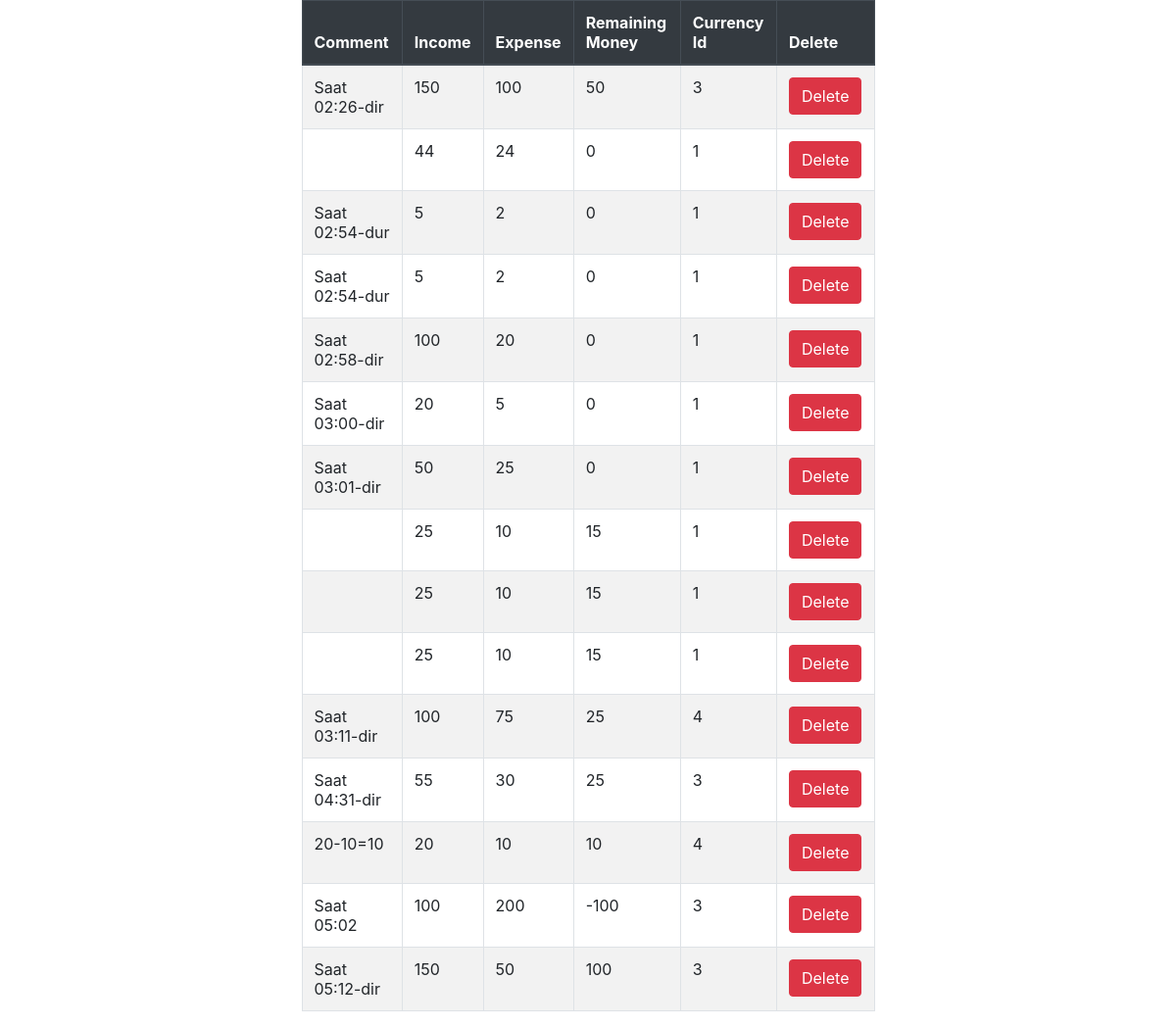
/index.php/home/Table, run on the app's committed database.
### tables this page shows
CREATE TABLE `info` (
  `Id` bigint(254) NOT NULL,
  `Comment` varchar(254) DEFAULT NULL,
  `Expense` decimal(64,0) NOT NULL,
  `Income` decimal(64,0) NOT NULL,
  `RemainingMoney` decimal(64,0) NOT NULL,
  `Currency_Id` int(254) NOT NULL,
  `Date` date NOT NULL DEFAULT current_timestamp()
);

### application/controllers/Home.php (called while the page is built, shortened)
<?php
class Home extends CI_Controller
{
    public function __construct(){
        $this->load->model("info");
    }
    public function Table(){
        $databaseInfo = $this->info->GetAll();
        $currencyInfo = $this->info->GetCurrency();
        $databaseInfoArray = array(
            "SendArrayToView" => $databaseInfo
        );
        $currencyInfoArray = array(
            "SendCurrencyInfo" => $currencyInfo
        );
        $this->load->view("Table", array_merge($databaseInfoArray, $currencyInfoArray));
    }
}

### index.php (called while the page is built, shortened)
<?php
require_once BASEPATH.'core/CodeIgniter.php';

### application/models/Info.php (called while the page is built, shortened)
<?php
class Info extends CI_Model
{
    public $tableName = "info";
    public function GetAll()
    {
         return $this->db->get($this->tableName)->result();
    }
}

### application/views/Table.php (the view, shortened to what this page needs)
<head>
  <link rel="stylesheet" href="https://stackpath.bootstrapcdn.com/bootstrap/4.5.2/css/bootstrap.min.css">
</head>
<div class="row">
<div class="col-md-6 mx-auto">
        <table class="table table-striped table-bordered table-hover">
          <thead class="thead-dark">
            <tr>
              <th scope="col">Comment</th>
              <th scope="col">Income</th>
              <th scope="col">Expense</th>
              <th scope="col">Remaining Money</th>
              <th scope="col">Currency Id</th>
              <th scope="col">Delete</th>
            </tr>
          </thead>
          <tbody>
                   <?php foreach ($SendArrayToView as $item): ?>
              <tr>
                    <td><?php echo $item->Comment; ?></td>
                   <td><?php echo $item->Income; ?></td>
                      <td><?php echo $item->Expense; ?></td>
                   <td><?php echo $item->RemainingMoney; ?></td>
                      <td><?php echo $item->Currency_Id; ?></td>
                      <td>
                             <a href="<?php echo base_url("Home/Delete/{$item->Id}"); ?>" class="btn btn-danger">Delete</a>
                    </td>
                   </tr>
                       <?php endforeach; ?>
         </tbody>
        </table>
      </div>
      </div>

### data on the page
info: Comment "Saat 02:26-dir", Income "150", Expense "100", RemainingMoney "50", Currency_Id "3"
info: Income "44", Expense "24", RemainingMoney "0", Currency_Id "1"
info: Comment "Saat 02:54-dur", Income "5", Expense "2", RemainingMoney "0", Currency_Id "1"
info: Comment "Saat 02:54-dur", Income "5", Expense "2", RemainingMoney "0", Currency_Id "1"
info: Comment "Saat 02:58-dir", Income "100", Expense "20", RemainingMoney "0", Currency_Id "1"
info: Comment "Saat 03:00-dir", Income "20", Expense "5", RemainingMoney "0", Currency_Id "1"
info: Comment "Saat 03:01-dir", Income "50", Expense "25", RemainingMoney "0", Currency_Id "1"
info: Income "25", Expense "10", RemainingMoney "15", Currency_Id "1"
info: Income "25", Expense "10", RemainingMoney "15", Currency_Id "1"
info: Income "25", Expense "10", RemainingMoney "15", Currency_Id "1"
info: Comment "Saat 03:11-dir", Income "100", Expense "75", RemainingMoney "25", Currency_Id "4"
info: Comment "Saat 04:31-dir", Income "55", Expense "30", RemainingMoney "25", Currency_Id "3"
info: Comment "20-10=10", Income "20", Expense "10", RemainingMoney "10", Currency_Id "4"
info: Comment "Saat 05:02", Income "100", Expense "200", RemainingMoney "-100", Currency_Id "3"
info: Comment "Saat 05:12-dir", Income "150", Expense "50", RemainingMoney "100", Currency_Id "3"
